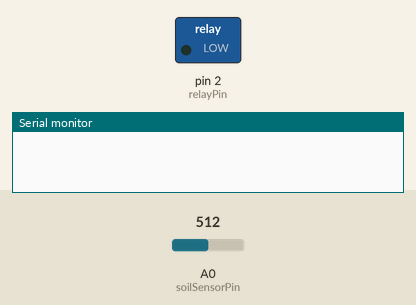
The sketch below on a simulated Arduino Uno, built with avr-gcc and run on an emulated ATmega328P. On the bench: switched loads named in the sketch (green lamp = pin HIGH), the last lines printed to the serial monitor. The test bench sets the inputs (shaded band); at power-on: A0 (soilSensorPin) = 512.

Above: at 1.8 s.
1.9 s: A0 (soilSensorPin) set to 684
3.4 s: A0 (soilSensorPin) set to 708
At 4.9 s:
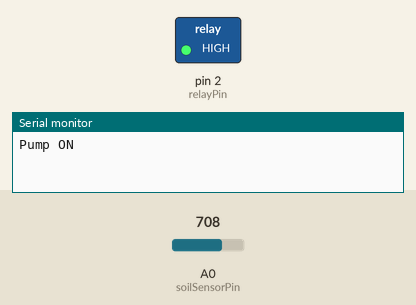
Timing chart, 0 to 6.4 s (numbered marks = the images above; inputs shaded):
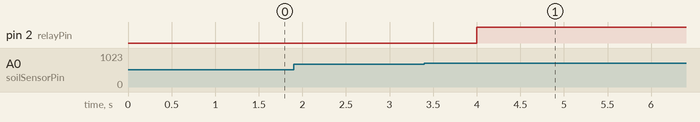

Measured:
- the behaviour switches between 699 and 700 on A0 (soilSensorPin) (found by bisection; images 0 and 1)
- after the input at 1.9 s, every drawn part: stays the same
- after the input at 3.4 s, pin 2 (relayPin): LOW → HIGH after 0.60 s

The sketch:

smart_irrigation_v2.ino
```cpp
// Pin connections
const int soilSensorPin = A0;    // Analog pin for soil sensor
const int relayPin = 2;          // Digital pin for relay control

// Threshold values for moisture levels
const int dryThreshold = 700;    // Adjust this value based on your soil sensor readings
const int wetThreshold = 300;    // Adjust this value based on your soil sensor readings

void setup() {
  pinMode(relayPin, OUTPUT);
  digitalWrite(relayPin, LOW);   // Initialize relay pin to LOW (off)
  Serial.begin(9600);            // Initialize serial communication
}

void loop() {
  int moistureLevel = analogRead(soilSensorPin);  // Read the moisture level from the soil sensor

  if (moistureLevel >= dryThreshold) {
    // Soil is dry, turn on the pump
    digitalWrite(relayPin, HIGH);
    Serial.println("Pump ON");
  } else if (moistureLevel <= wetThreshold) {
    // Soil is wet enough, turn off the pump
    digitalWrite(relayPin, LOW);
    Serial.println("Pump OFF");
  }

  delay(1000);  // Delay for stability, you can adjust this value if needed
}
```
